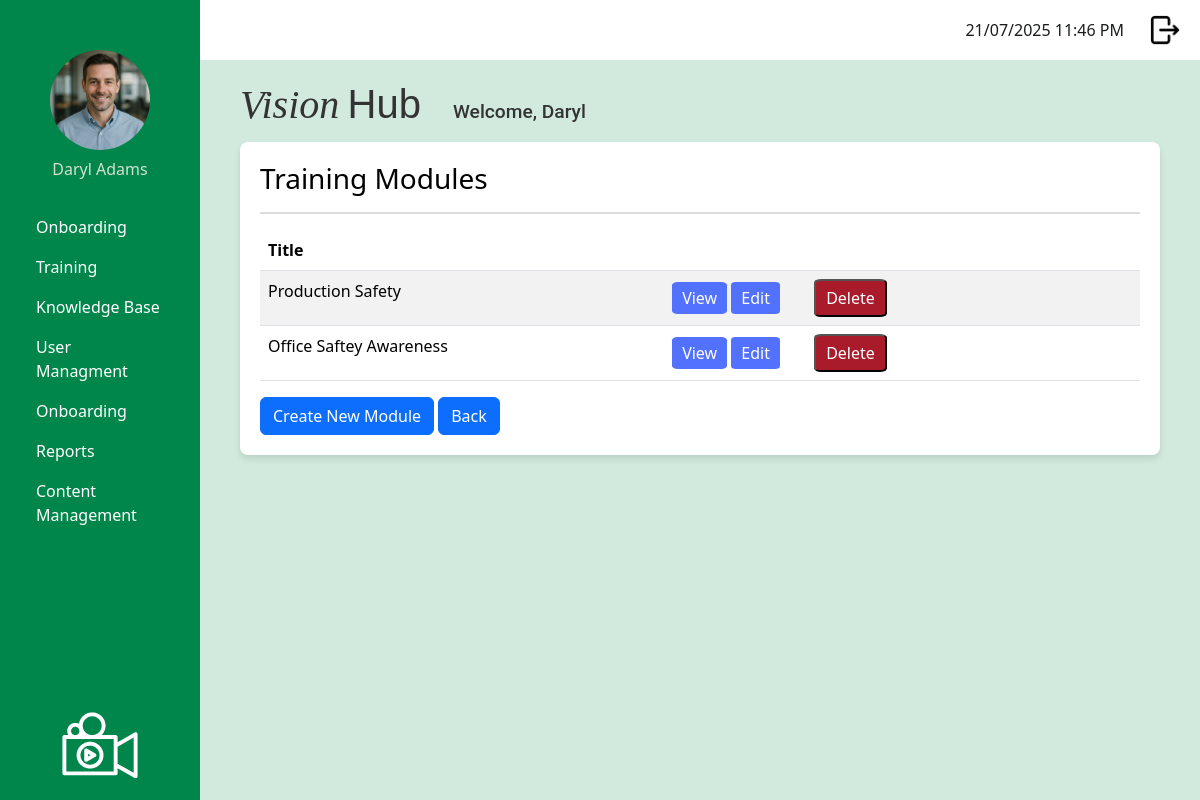
/admin/manage_training_modules (signed in), run on an earlier commit of the app's database.
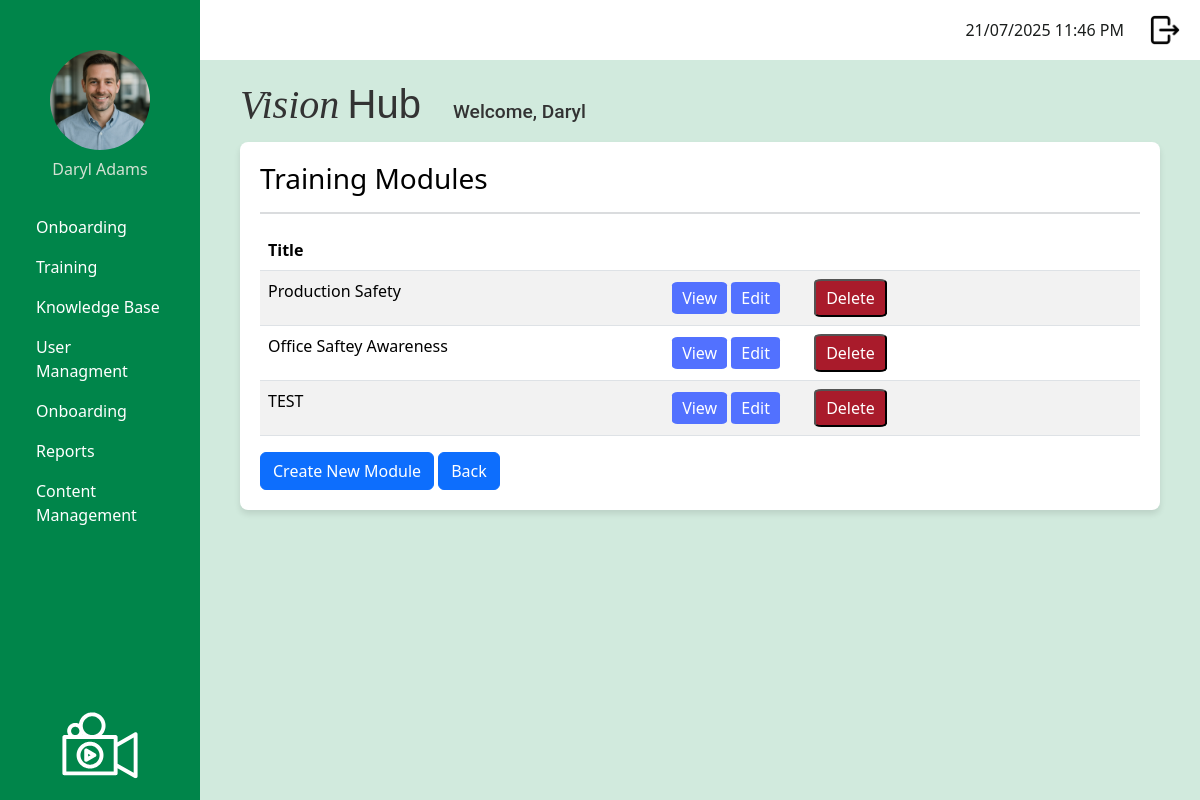
And on a later commit of the database.
### app/models.py (models this page shows, shortened)
class TrainingModule (db.Model):
    __tablename__ = 'training_module'
    id: so.Mapped[int] = so.mapped_column(primary_key=True)
    module_title: so.Mapped[str] = so.mapped_column(sa.String(150), index=True, unique=True)
    module_description: so.Mapped[str] = so.mapped_column(sa.Text, nullable=False)
    module_instructions: so.Mapped[str] = so.mapped_column(sa.Text, nullable=False)
    video_url: so.Mapped[str] = so.mapped_column(sa.String(300), nullable=True)
    active: so.Mapped[bool] = so.mapped_column(sa.Boolean, nullable=False, default=True)
    questions: so.Mapped[List['Question']] = so.relationship('Question', back_populates='training_module', cascade='all, delete-orphan')
    user_progress: so.Mapped[List['UserModuleProgress']] = so.relationship('UserModuleProgress', back_populates='training_module')
    onboarding_steps: so.Mapped[List['OnboardingStep']] = so.relationship('OnboardingStep', back_populates='training_module', cascade='all, delete-orphan')

### app/admin/routes.py (the view)
@app.route('/admin/manage_training_modules', methods=['GET'])
@login_required
def manage_training_modules():
    if current_user.role.role_name != "admin":
        return redirect(url_for('logout'))
    modules = TrainingModule.query.filter_by(active=True).all()
    return render_template(
        'admin/manage_training_modules.html',
        title='Manage Training Modules',
        modules=modules
    )

### app/models.py (called while the page is built)
@login.user_loader
def load_user(id):
    return db.session.get(User, int(id))

### app/templates/admin/manage_training_modules.html
{% extends "base.html" %}
{% block content %}
<div class="page-container">
    <div class="header">
        <h3 class="mb-3">Training Modules</h3>
        <hr class="border border-secondary">
    </div>
    {% if modules %}
    <table class="table table-striped">
        <thead>
            <tr>
                <th>Title</th>
                <th></th>
            </tr>
    </thead>
    <tbody>
        {% for module in modules %}
        <tr>
            <td>{{ module.module_title }}</td>
            <td>
                <a href="{{ url_for('details_training_module', module_id=module.id) }}" class="royal-blue-button">View</a>
                <a href="{{ url_for('edit_training_module', module_id=module.id) }}" class="royal-blue-button">Edit</a>
                <form method="POST"
                      action="{{ url_for('delete_training_module', module_id=module.id) }}"
                      style="display:inline;"
                      onsubmit="return confirm('Are you sure you want to delete this module?');">
                    <button type="submit" class="warning-button">Delete</button>
                </form>
      </td>
        </tr>
        {% endfor %}
    </tbody>
</table>
{% else %}
<p>No training modules found.</p>
{% endif %}
<a href="{{ url_for('create_training_module') }}" class="btn btn-primary">Create New Module</a>
<a href="{{ url_for('admin_dashboard') }}" class="btn btn-primary">Back</a>
{% endblock %}

What changed in the data, as far as the page shows it:
added TrainingModule: module_title "TEST"
